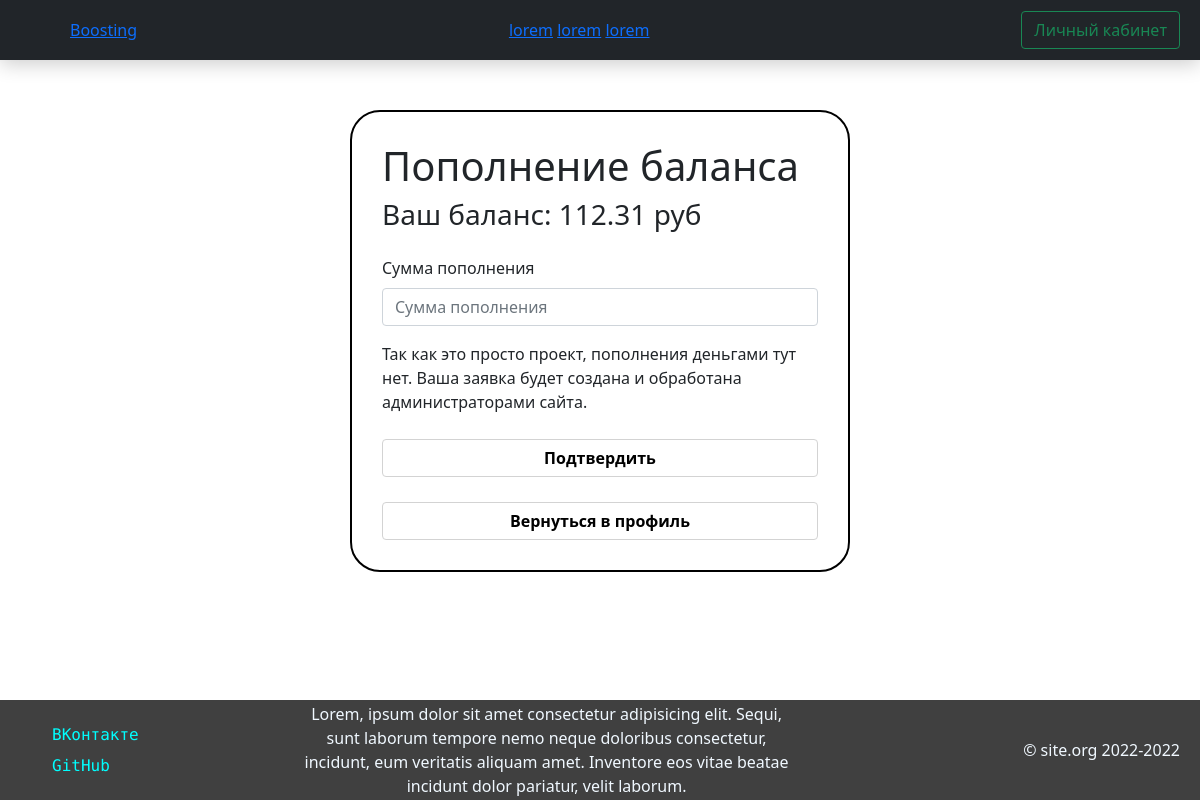
Page /topup (signed in) on the earlier database version.
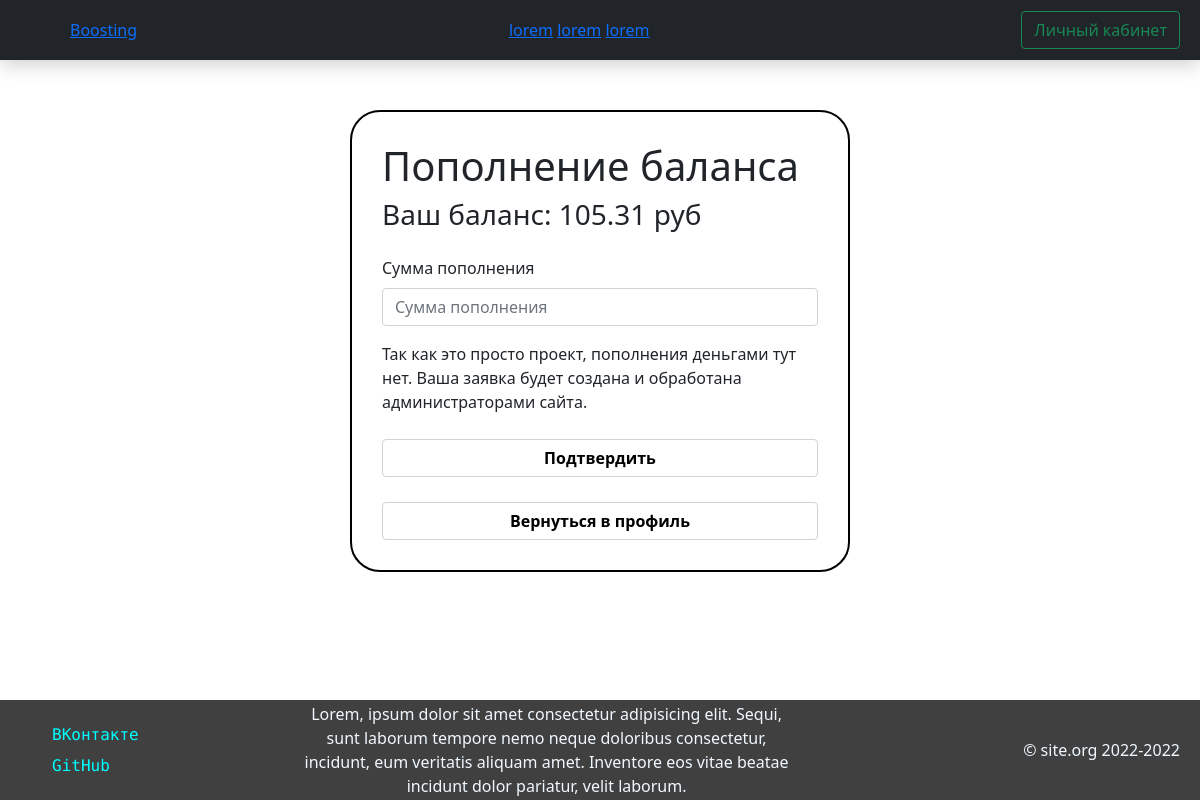
Same page on the later database version.
### Site/models.py (models this page shows)
class User(db.Model, UserMixin, SerializerMixin):
    __tablename__ = 'user'
    id = db.Column(db.Integer, primary_key=True)
    login = db.Column(db.String, nullable=False, unique=True)
    email = db.Column(db.String, default="")
    password = db.Column(db.String, nullable=False)
    day = db.Column(db.Integer, nullable=False)
    month = db.Column(db.Integer, nullable=False)
    year = db.Column(db.Integer, nullable=False)
    parent = db.Column(db.Integer, default=-1)
    balance = db.Column(db.Float, default=0)
    orders_id = db.Column(db.String, default="")
    current_orders = db.Column(db.String, default="")
    admin_status = db.Column(db.Integer, default=0)
    is_banned = db.Column(db.Float, default=False)
    until = db.Column(db.String, default="")

### Site/routes.py (the view, shortened to what this page needs)
@app.route('/topup', methods=['GET', 'POST'])
@login_required
def topup():
    usr = User.query.get(current_user.get_id())
    _class = 'info'
    return render_template('topup.html', css=url_for('static', filename='css/topup.css'),
                           user=usr, info_class=_class)

### Site/auth.py (called while the page is built)
@login_manager.user_loader
def load_user(user_id):
    return User.query.get(user_id)

### Site/templates/topup.html (shortened to what this page needs)
{% extends "base.html" %}
{% block head %}
    {{ super() }}
    <link rel="stylesheet" href="{{css|safe}}">
{% endblock %}
{% block container %}
    <div class="topup">
        <h1>Пополнение баланса</h1>
        <h3>Ваш баланс: {{user.balance}} руб</h3>
        <form action="" method="post" enctype="multipart/form-data">
            <div class="balance">
                <label for="topup-input" class="form-label">Сумма пополнения</label>
                <input type="number" step="0.01" class="form-control num-inp" id="topup-input" name="money" placeholder="Сумма пополнения">
            </div>
            <p class="mt-3">
                Так как это просто проект, пополнения деньгами тут нет.
                Ваша заявка будет создана и обработана администраторами сайта.
            </p>
            <button type="submit" class="submit-button">Подтвердить</button>
            <a href="/profile" class="submit-button a-button">Вернуться в профиль</a>
        </form>
    </div>
{% endblock %}

Differences in the rows shown:
changed User: balance "112.31" → "105.31"
